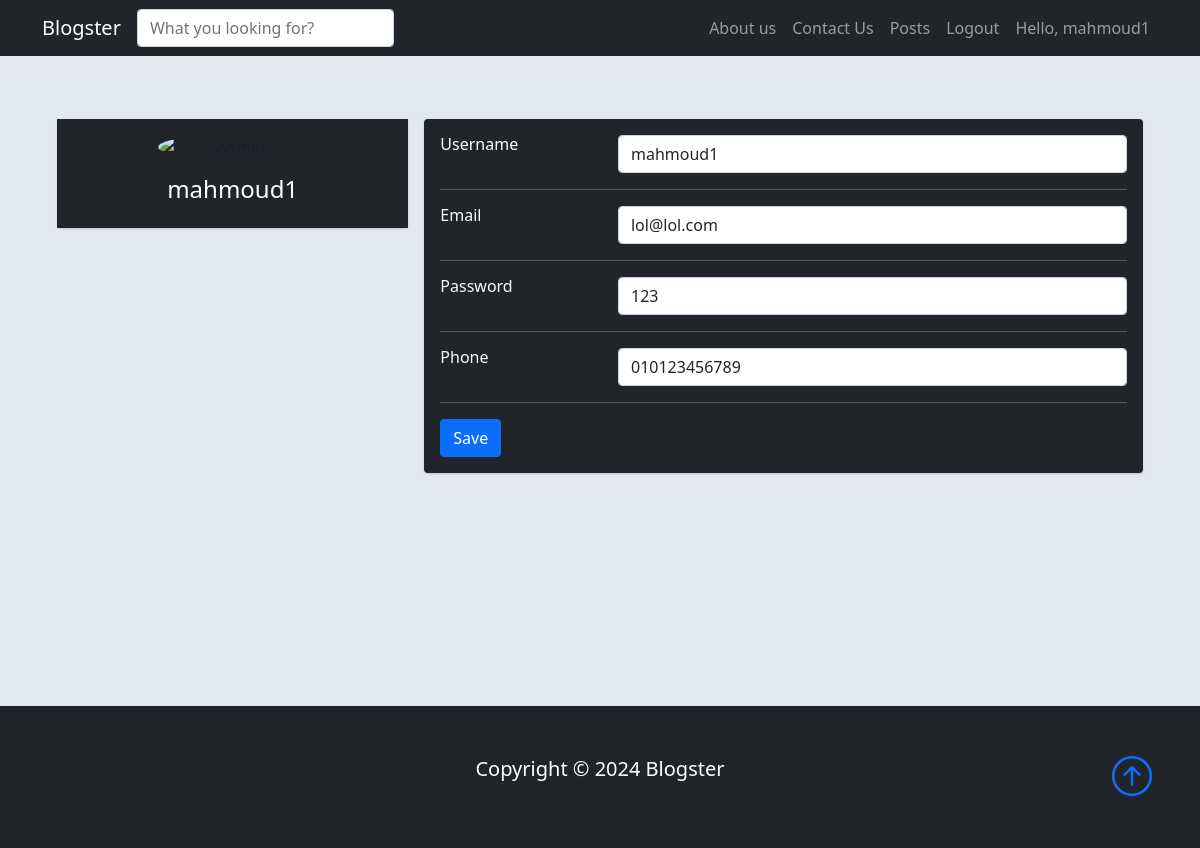
Page /Profile/1 (signed in) on the earlier database version.
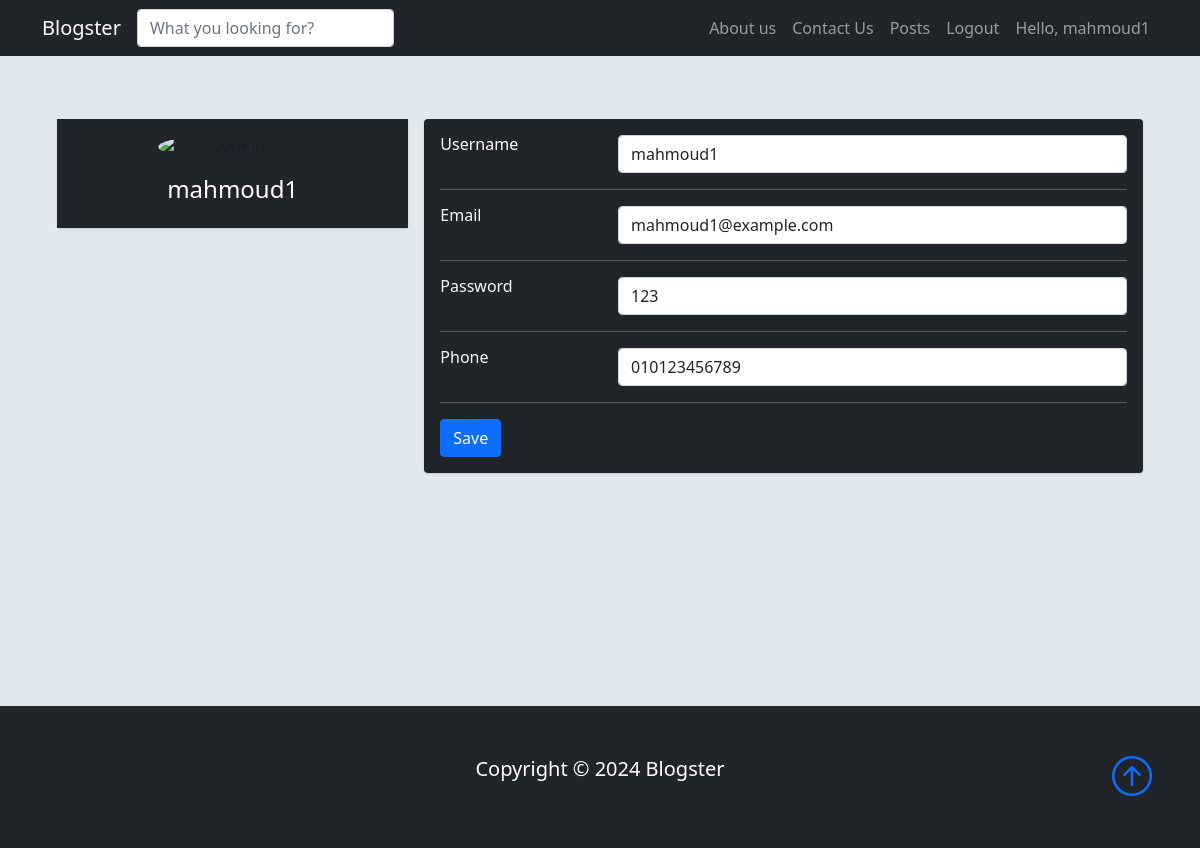
Same page on the later database version.
### tables this page shows
CREATE TABLE "Users" (
	"user_ID"	INTEGER NOT NULL,
	"user_Name"	TEXT NOT NULL,
	"password"	TEXT NOT NULL,
	"phone"	TEXT,
	"email"	TEXT,
	PRIMARY KEY("user_ID")
);

### app.py (the view)
@app.route('/Profile/<Edit>', methods=['GET', 'POST'])
def EditProfile(Edit=None):
    if not bool(request.cookies.get('LoggedIn')):
        return redirect(url_for('index'))
    else:
        user = get_user_data(request.cookies.get('User_id'))
        return render_template('Profile.html',
                                LoggedIn=bool(request.cookies.get('LoggedIn')),
                                Username="Hello, " + request.cookies.get('Username'),
                                Userdata=user, Edit=Edit)

### utils.py (called while the page is built)
def get_user_data(id: int):
    conn = sqlite3.connect('DB/blog.db')
    c = conn.cursor()
    c.execute("SELECT * FROM Users WHERE user_ID=:id", {'id': id})
    user = c.fetchone()
    conn.close()
    return user

### templates/Profile.html (shortened to what this page needs)
{% extends 'base.html' %}
{% block head %}
<link rel="stylesheet" href="{{url_for('static', filename='css/profile_page.css')}}">
{% endblock %}
{% block body %}
<div class="container" id="details">
    <div class="main-body">
        <div class="row gutters-sm">
            <div class="col-md-4 mb-3">
                <div class="card">
                    <div class="card-body bg-dark">
                        <div class="d-flex flex-column align-items-center text-center">
                            <img src="https://bootdey.com/img/Content/avatar/avatar7.png" alt="Admin" class="rounded-circle" width="150">
                            <div class="mt-3">
                                <h4 class="text-white">{{ Userdata[1] }}</h4>
                            </div>
                        </div>
                    </div>
                </div>
            </div>
            {% if not Edit %}
            <div class="col-md-8">
                <div class="card mb-3 bg-dark">
                    <div class="card-body">
                        <div class="row">
                            <div class="col-sm-3 text-white">
                                <h6 class="mb-0">Username</h6>
                            </div>
                            <div class="col-sm-9 text-light">
                                {{ Userdata[1] }}
                            </div>
                        </div>
                        <hr class="text-light">
                        <div class="row">
                            <div class="col-sm-3">
                                <h6 class="mb-0 text-light">Email</h6>
                            </div>
                            <div class="col-sm-9 text-light">
                                {{ Userdata[4] }}
                            </div>
                        </div>
                        <hr class="text-light">
                        <div class="row">
                            <div class="col-sm-3 text-light">
                                <h6 class="mb-0">Password</h6>
                            </div>
                            <div class="col-sm-9 text-light">
                                {{ Userdata[2] }}
                            </div>
                        </div>
                        <hr class="text-light">
                        <div class="row">
                            <div class="col-sm-3 text-light">
                                <h6 class="mb-0">Phone</h6>
                            </div>
                            <div class="col-sm-9 text-white">
                                {{ Userdata[3] }}
                            </div>
                        </div>
                        <hr class="text-light">
                        <div class="row">
                            <div class="col-sm-12">
                                <a class="btn btn-info " target="_self" href="/Profile/{{ Userdata[0] }}">Edit</a>
                                <a class="btn btn-danger" target="_self" href="/Logout">Logout</a>
                            </div>
                        </div>
                    </div>
                </div>
            </div>
            <div class="col-md-10 mx-auto">
                <div class="card mb-3 bg-dark">
                    <div class="card-body" >
                        {% for post in UserPosts %}
                        <div class="row">
                            <div class="col-sm-2 text-white">
                                <span class="mb-0">{{post['Posts'][0]}}   </span>
                                <img src="{{post['Posts'][6]}}" style="width: 6vw; height: 5vh;" class="rounded">
                            </div>
                            <div class="col-sm-2">
                                <a href="/Post/{{post['Posts'][0]}}" class="text-light">{{ post['Posts'][2] }}</a>
                            </div>
                            <div class="col-sm-2 text-light">
                                {{ post['Posts'][4] }} Likes
                            </div>
                            <div class="col-sm-2 text-light">
                                {{ post['Comments'] }} Comments
                            </div>
                            <div class="col-sm-2 text-light">
                                <a href="/DeletePost/{{post['Posts'][0]}}"><button class="btn btn-danger">Delete</button></a>
                            </div>
                            <div class="col-sm-2 text-light">
                                <a href="/AddPost/{{post['Posts'][0]}}"><button class="btn btn-primary">Edit</button></a>
                            </div>
                        </div>
                        <hr class="text-light">
                        {% endfor %}
                    </div>
                    <a href="/AddPost" class="mx-auto mb-3"><button class="btn btn-primary">Add Post</button></a>
                </div>
            </div>
            {% else %}
            <div class="col-md-8">
                <form action="/Profile" method="POST" class="card mb-3 bg-dark">
                    <div class="card-body">
                        <div class="row">
                            <div class="col-sm-3 text-white">
                                <h6 class="mb-0">Username</h6>
                            </div>
                            <div class="col-sm-9 text-light">
                                <input type="text" class="form-control" id="Username" name="Username" value="{{ Userdata[1] }}">
                            </div>
                        </div>
                        <hr class="text-light">
                        <div class="row">
                            <div class="col-sm-3">
                                <h6 class="mb-0 text-light">Email</h6>
                            </div>
                            <div class="col-sm-9 text-light">
                                <input type="text" class="form-control" id="Email" name="Email" value="{{ Userdata[4] }}">
                            </div>
                        </div>
                        <hr class="text-light">
                        <div class="row">
                            <div class="col-sm-3 text-light">
                                <h6 class="mb-0">Password</h6>
                            </div>
                            <div class="col-sm-9 text-light">
                                <input type="text" class="form-control" id="Password" name="Password" value="{{ Userdata[2] }}">
                            </div>
                        </div>
                        <hr class="text-light">
                        <div class="row">
                            <div class="col-sm-3 text-light">
                                <h6 class="mb-0">Phone</h6>
                            </div>
                            <div class="col-sm-9 text-white">
                                <input type="text" class="form-control" id="Phone" name="Phone" value="{{ Userdata[3] }}">
                            </div>
                        </div>
                        <hr class="text-light">
                        <div class="row">
                            <div class="col-sm-12">
                                <button class="btn btn-primary" type="submit">Save</button>
                            </div>
                        </div>
                    </div>
                </form>
            </div>
            {% endif %}
        </div>
    </div>
</div>
{% endblock %}

### templates/base.html (shortened to what this page needs)
<!DOCTYPE html>
<html lang="en">
<head>
    <link href="https://cdn.jsdelivr.net/npm/bootstrap@5.1.3/dist/css/bootstrap.min.css" rel="stylesheet"
>
    <link rel="stylesheet" href="{{ url_for('static', filename='css/style.css') }}">
    <link rel="stylesheet" href="https://cdn.jsdelivr.net/npm/bootstrap-icons@1.5.0/font/bootstrap-icons.css">
    {% block head %} {% endblock %}
</head>
<body>
    <nav class="navbar navbar-expand-lg bg-dark navbar-dark">
        <div class="container">
            <a href="/" class="navbar-brand">Blogster</a>
            <div class="form-group pull-right">
                <input type="text" class="search form-control" placeholder="What you looking for?">
            </div>
            <div class="collapse navbar-collapse" id="navmenu">
                <ul class="navbar-nav ms-auto">
                    <li class="nav-item">
                        <a href="/about" class="nav-link">About us</a>
                    </li>
                    <li class="nav-item">
                        <a href="/contact" class="nav-link">Contact Us</a>
                    </li>
                    <li class="nav-item">
                        <a href="/Posts" class="nav-link">Posts</a>
                    </li>
                    {% if LoggedIn %}
                    <li class="nav-item">
                        <a href="/Logout" class="nav-link">Logout</a>
                    </li>
                    <li class="nav-item">
                        <a href="/Profile" class="nav-link">{{ Username }}</a>
                    </li>
                    {% else %}
                    <li class="nav-item">
                        <a href="/login" class="nav-link">Login</a>
                    </li>
                    {% endif %}
                </ul>
            </div>
        </div>
    </nav>
    {% block body %} {% endblock %}
    <footer class="p-5 bg-dark text-white text-center position-relative foot", id="foot">
        <div class="container">
            <p class="lead">Copyright &copy; 2024 Blogster</p>
            <a href="#" class="position-absolute bottom-0 end-0 p-5"><i class="bi bi-arrow-up-circle h1"></i></a>
        </div>
    </footer>
</body>
</html>

### static/css/style.css (style rules this page uses)
body { background-image: url(../imgs/background.jpg); background-size: cover; background-repeat: no-repeat; background-attachment:fixed; overflow: overlay; }
.foot { position: absolute; bottom: 0; }

### static/css/profile_page.css (style rules this page uses)
body { margin-top: 0px; color: #1a202c; text-align: left; background-color: #e2e8f0; }
.main-body { padding: 15px; }
.card { box-shadow: 0 1px 3px 0 rgba(0,0,0,.1), 0 1px 2px 0 rgba(0,0,0,.06); }
.card { position: relative; display: flex; flex-direction: column; min-width: 0; word-wrap: break-word; background-color: #fff; background-clip: border-box; border: 0 solid rgba(0,0,0,.125); border-radius: .25rem; }
.card-body { flex: 1 1 auto; min-height: 1px; padding: 1rem; }
.gutters-sm { margin-right: -8px; margin-left: -8px; }
.gutters-sm > .col, .gutters-sm > [class*=col-] { padding-right: 8px; padding-left: 8px; }
.mb-3, .my-3 { margin-bottom: 1rem !important; }
#details { margin-top: 6vh; margin-bottom: 25.25vh; }

Differences in the rows shown:
changed Users "mahmoud1": Email "lol@lol.com" → "mahmoud1@example.com"
